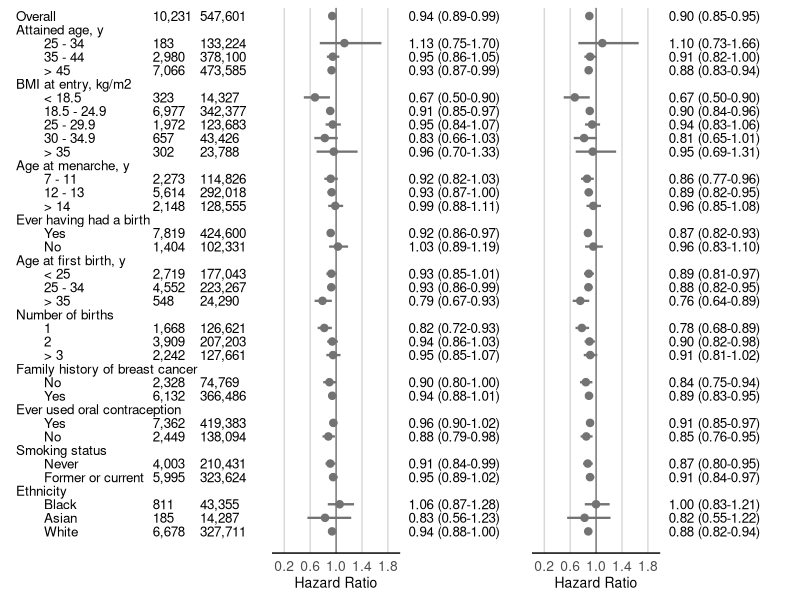

The R script that drew this image:


library(ggplot2)
library(gridExtra)
library(gtable)
library(grid)
library(cowplot)



############################################################################
# Gather data from stata output files:
############################################################################
# Pooled_results.txt, Interaction_results.txt, Interaction_results_N.txt, 
# Interaction_results_age.txt
############################################################################


overall.df <- read.table("Pooled_results.txt", header= TRUE)

overall.df$Variable <- 0
overall.df$Variable <- "overall"
overall.df$Strata <- 0
overall.df$Strata <- 1
overall.df2 <- overall.df[,c(9,10,1,2,3,4,6,7)]


strata.df <- read.table("Interaction_results.txt", header= TRUE)
cases.df <- read.table("Interaction_results_N.txt", header= TRUE)

strata.df$Cases <- 0
strata.df$Cases <- cases.df$Cases
strata.df$Participants <- 0
strata.df$Participants <- cases.df$Participants
strata.df2 <- strata.df[,c(1,2,3,4,5,6,8,9)]

age.df <- read.table("Interaction_results_age.txt", header= TRUE)
age.df$Variable <- 0
age.df$Variable <- "attained_age_cat"
age.df <- age.df[-1,]
age.df$Strata <- 1:3
age.df2 <- age.df[,c(10,1:5, 7:8)]

base.df <- data.frame("Variable"= rep(c("overall","attained_age_cat","bmi_r_initial_cat", "mena_cat", 
"ever_birth_cat", "age_fb_cat", "parity_cat_qc", "fam_bc_r",  "oc_ever_cat","smoke_ever_r_impute", "ethnic_cat"),1))
base.df$Strata <- 0
base.df$Strata <- max(strata.df$Strata)+1
base.df$Cases <- 0
base.df$Participants <- 0
base.df$log.HR <- 0
base.df$se.log.HR <- 0
base.df$log.HR.bmi <- 0
base.df$se.log.HR.bmi <- 0
base.df2 <- base.df[,c(1,2,3,4,5,6,7,8)]

# combine results into single data frame

results.df <- rbind(overall.df2, age.df2, strata.df2, base.df2)


##############################################################################
# Create Hazard ratio variables and 95% C.I., with and without BMI adjustment.
##############################################################################


results.df$HR <- 0
results.df$HR.low <- 0
results.df$HR.high <- 0
results.df$HR.bmi <- 0
results.df$HR.low.bmi <- 0
results.df$HR.high.bmi  <- 0

results.df$HR <- exp(0.8*results.df$log.HR)
results.df$HR.low <- exp(0.8*(results.df$log.HR-1.96*results.df$se.log.HR))
results.df$HR.high <- exp(0.8*(results.df$log.HR+1.96*results.df$se.log.HR))

results.df$HR.bmi <- exp(0.8*results.df$log.HR.bmi)
results.df$HR.low.bmi <- exp(0.8*(results.df$log.HR.bmi-1.96*results.df$se.log.HR.bmi))
results.df$HR.high.bmi <- exp(0.8*(results.df$log.HR.bmi+1.96*results.df$se.log.HR.bmi))

names(results.df)
#results.df <- rbind(results.df, base.df)
#results.df <- results.df[order(results.df$Strata),]

summary(as.factor(results.df$Variable))
results.df$New.Variable <- 0
results.df$New.Variable[results.df$Variable == "overall"] <- 1
results.df$New.Variable[results.df$Variable == "attained_age_cat"] <- 2
results.df$New.Variable[results.df$Variable == "bmi_r_initial_cat"] <- 3
results.df$New.Variable[results.df$Variable == "mena_cat"] <- 4
results.df$New.Variable[results.df$Variable == "ever_birth_cat"] <- 5
results.df$New.Variable[results.df$Variable == "age_fb_cat"] <- 6
results.df$New.Variable[results.df$Variable == "parity_cat_qc"] <- 7
results.df$New.Variable[results.df$Variable == "fam_bc_r"] <- 8
results.df$New.Variable[results.df$Variable == "oc_ever_cat"] <- 9
results.df$New.Variable[results.df$Variable == "smoke_ever_r_impute"] <- 10
results.df$New.Variable[results.df$Variable == "ethnic_cat"] <- 11
summary(as.factor(results.df$New.Variable))


############################################################################
# Round Hazard ratios to 2 decimal places, combine C.I. into character string.
############################################################################



results.df$HR.round <- 0
results.df$HR.low.round <- 0
results.df$HR.high.round <- 0
results.df$HR.bmi.round <- 0
results.df$HR.low.bmi.round <- 0
results.df$HR.high.bmi.round <- 0


results.df$HR.round <- format(round(results.df$HR,2), nsmall = 2 )
results.df$HR.low.round <- format(round(results.df$HR.low,2), nsmall = 2 )
results.df$HR.high.round <- format(round(results.df$HR.high,2), nsmall = 2, trim = TRUE )
results.df$HR.bmi.round <- format(round(results.df$HR.bmi,2), nsmall = 2 )
results.df$HR.low.bmi.round <- format(round(results.df$HR.low.bmi,2), nsmall = 2 )
results.df$HR.high.bmi.round <- format(round(results.df$HR.high.bmi,2), nsmall = 2)

results.df$HR[results.df$Strata == max(results.df$Strata)] <- NA  
results.df$HR.low[results.df$Strata == max(results.df$Strata)] <- NA 
results.df$HR.high[results.df$Strata == max(results.df$Strata)] <- NA 

results.df$HR.bmi[results.df$Strata == max(results.df$Strata)] <- NA  
results.df$HR.low.bmi[results.df$Strata == max(results.df$Strata)] <- NA 
results.df$HR.high.bmi[results.df$Strata == max(results.df$Strata)] <- NA 

results.df$HR.string <- 0
results.df$HR.bmi.string <- 0
results.df$HR.string <- paste0(as.character(results.df$HR.round), " (", as.character(results.df$HR.low.round),
"-", as.character(results.df$HR.high.round), ")" )
results.df$HR.string <- paste0(as.character(results.df$HR.round), " (", as.character(results.df$HR.low.round),
"-", as.character(results.df$HR.high.round), ")" )
results.df$HR.bmi.string <- paste0(as.character(results.df$HR.bmi.round), " (", as.character(results.df$HR.low.bmi.round),
"-", as.character(results.df$HR.high.bmi.round), ")" )
results.df$HR.string[is.na(results.df$HR)] <- ""
results.df$HR.bmi.string[is.na(results.df$HR)] <- ""

results.df$N.string <- 0
results.df$N.string <-prettyNum(results.df$Cases ,big.mark=",",scientific=FALSE)
results.df$N.string[is.na(results.df$HR)] <- ""
results.df$N.string2 <- 0
results.df$N.string2 <-prettyNum(results.df$Participants ,big.mark=",",scientific=FALSE)
results.df$N.string2[is.na(results.df$HR)] <- ""


results.df$HR.low <- pmax(results.df$HR.low, 0.3) 
results.df$HR.high <- pmin(results.df$HR.high, 1.7) 
results.df$HR.low.bmi <- pmax(results.df$HR.low.bmi, 0.3) 
results.df$HR.high.bmi <- pmin(results.df$HR.high.bmi, 1.7) 

results.df <- results.df[order(results.df$Strata),]
results.df <- results.df[order(results.df$New.Variable),]



###################################################################
# Prepare data for text that accompanies forest plot.
###################################################################
# forest_plot1_strata_content.csv
###################################################################


content.df <- read.csv("forest_plot1_strata_content.csv")
content.df$Content <- as.character(content.df$Content)
M <- max(results.df$Strata)
space.logic <- results.df$Strata != M & results.df$Variable != "overall"
new.vec <- paste0("       ",as.character(content.df$Content[space.logic]))
length(content.df$Content[space.logic])
length(new.vec)
I.vec <- 1:length(content.df$Content)
I.vec <- I.vec[space.logic]
for( i in I.vec){
content.df$Content[i] <- paste0("       ",as.character(content.df$Content[i]))
}

content.vec <- c(as.character(content.df$Content), results.df$N.string, results.df$N.string2)
content.vec[40] <- ""


##################################################################
# Prepare data frames for each part of forest plot:
# table1.df, forest1.df, forest2.df, table2.df, table3.df
##################################################################

N <- length(results.df$HR)

table1.df <- data.frame("group" = rep(0,3*N), "position" = rep(0,3*N), "content" = rep(0,3*N))
group.vec <- c( paste0("X","0",1:9),paste0("X",10:length(results.df$HR)))
table1.df$group <- rep(group.vec, 3)
table1.df$group <- factor(table1.df$group , levels = rev(group.vec))
table1.df$position <- rep(c(1,30,40), each= N)
table1.df$content <- content.vec 

forest1.df <- data.frame("group" = rep(0,N), "HR" =rep(0,N), "HR.low"= rep(0,N), "HR.high"= rep(0,N) )
forest1.df$group <- group.vec
forest1.df$group <- factor(forest1.df$group , levels = rev(group.vec))
forest1.df$HR <- 0
forest1.df$HR <- results.df$HR
forest1.df$HR.low <- results.df$HR.low
forest1.df$HR.high <- results.df$HR.high
forest1.df$shape.code <- 0
forest1.df$shape.code <- as.factor(forest1.df$shape.code)
forest1.df$size.code <- 0
forest1.df$size.code <- as.factor(forest1.df$size.code)

forest2.df <- data.frame("group" = rep(0,N), "HR" =rep(0,N), "HR.low"= rep(0,N), "HR.high"= rep(0,N) )
forest2.df$group <- group.vec
forest2.df$group <- factor(forest2.df$group , levels = rev(group.vec))
forest2.df$HR <- 0
forest2.df$HR <- results.df$HR.bmi
forest2.df$HR.low <- results.df$HR.low.bmi
forest2.df$HR.high <- results.df$HR.high.bmi
forest2.df$shape.code <- 0
forest2.df$shape.code <- as.factor(forest2.df$shape.code)
forest2.df$size.code <- 0
forest2.df$size.code <- as.factor(forest2.df$size.code)


table2.df <- data.frame("group" = rep(0,N), "position" = rep(0,N),"content"= rep(0,N) )
table2.df$group <- group.vec
table2.df$group <- factor(table2.df$group , levels = rev(group.vec))
table2.df$position <- 0
table2.df$position <- 1
table2.df$content <- 0
table2.df$content <- results.df$HR.string

table3.df <- data.frame("group" = rep(0,N), "position" = rep(0,N),"content"= rep(0,N) )
table3.df$group <- group.vec
table3.df$group <- factor(table3.df$group  , levels = rev(group.vec))
table3.df$position <- 0
table3.df$position <- 1
table3.df$content <- 0
table3.df$content <- results.df$HR.bmi.string


#####################################################################
# Set parameters that define proportions and margins for the plots
#####################################################################

text.size <- 3.4
table1.width <- 48
table2.start <- 0
table2.width <- 100

table2.df$position <- table2.start
table3.df$position <- table2.start

margin.zero <- c(0,0,0,0)
margin.vec <- c(0.2, 0, 0.2, 0)


######################################################
######################################################
# Create individual plots to later combine.
#####################################################
######################################################

######################################################
# Table1 plot
######################################################


table1.plot <- ggplot(data = table1.df, aes(x = group, y = position, label = content))+
theme_classic() +
theme(  panel.grid.major = element_blank(), 
          legend.position = "none",
          panel.grid.major.x = element_blank(), 
          panel.grid.minor.x = element_blank(), 
          panel.grid.major.y = element_blank(), 
          panel.grid.minor.y = element_blank(), 
          panel.border = element_blank(), 
          axis.text.x = element_text(colour="white"),
          axis.text.y = element_blank(), 
          axis.ticks = element_line(colour="white"),
	   line = element_blank(),
	   plot.margin = unit(margin.vec, "cm"))+
 	   geom_text(size = text.size, hjust=0, vjust=0.5) +
          labs(x="", y = NULL)+ylim(c(0,table1.width ))+
	   scale_x_discrete(position = "top") +
coord_flip()


######################################################
# 	Forest1 plot
######################################################


forest1.plot <- ggplot(data = forest1.df, aes(x = group, y = HR, ymin = HR.low, ymax = HR.high, size = size.code, shape = shape.code))+
theme_classic() +
theme(strip.text = element_text(size = 9)  ,
        axis.line.y = element_blank(),
	 axis.title.y = element_blank(),
        axis.text.y = element_blank(),
        axis.title.x = element_text(size = 10),
        axis.text.x=  element_text(size = 10),
	 axis.ticks = element_blank(),
	 legend.position = "none",
	 plot.margin = unit(margin.vec, "cm")) +
geom_hline(yintercept = c(0.2, 0.6, 1.0, 1.4, 1.8),
	 linetype = "solid",
	 col = c("gray85", "gray85","gray45", "gray85","gray85"),size = 0.5)+
geom_linerange(size = 0.8, col = "gray45")+
geom_point(stroke = 2, col = "gray45")+
scale_shape_manual(values = c(19))+
scale_size_manual(values = c(0.25))+
scale_x_discrete(name= NULL, position = "top") +
scale_y_continuous(name = "Hazard Ratio", breaks =  c(0.2, 0.6, 1.0, 1.4, 1.8), limits = c(0.1, 1.9))+
coord_flip()


######################################################
# 	Forest2 plot
######################################################


forest2.plot <- ggplot(data = forest2.df, aes(x = group, y = HR, ymin = HR.low, ymax = HR.high, size = size.code, shape = shape.code))+
theme_classic() +
theme(strip.text = element_text(size = 9)  ,
        axis.line.y = element_blank(),
	 axis.title.y = element_blank(),
        axis.text.y = element_blank(),
        axis.title.x = element_text(size = 10),
        axis.text.x=  element_text(size = 10),
	 axis.ticks = element_blank(),
	 legend.position = "none",
	 plot.margin = unit(margin.vec, "cm")) +
geom_hline(yintercept = c(0.2, 0.6, 1.0, 1.4, 1.8),
	 linetype = "solid",
	 col = c("gray85", "gray85","gray45", "gray85","gray85"),size = 0.5)+
geom_linerange(size = 0.8, col = "gray45")+
geom_point(stroke = 2, col = "gray45")+
scale_shape_manual(values = c(19))+
scale_size_manual(values = c(0.25))+
scale_x_discrete(name= NULL, position = "top") +
scale_y_continuous(name = "Hazard Ratio", breaks =  c(0.2, 0.6, 1.0, 1.4, 1.8), limits = c(0.1, 1.9))+
coord_flip()


######################################################
# Table2 plot
######################################################


table2.plot <- ggplot(data = table2.df, aes(x = group, y = position, label = content))+
theme_void() +
theme(panel.grid.major = element_blank(), 
          legend.position = "none",
          panel.grid.major.x = element_blank(), 
          panel.grid.minor.x = element_blank(), 
          panel.grid.major.y = element_blank(), 
          panel.grid.minor.y = element_blank(), 
          panel.border = element_blank(), 
	   axis.line.x  = element_blank(), 
          axis.text.y = element_text(colour="white"),
          axis.text.x = element_blank(), 
          axis.ticks = element_line(colour="white"),
	   line = element_blank(),
	   plot.margin = unit(margin.vec , "cm"))+
	   geom_text(size = text.size, hjust=0, vjust=0.5)+
          labs(x=NULL,y="")+ylim(c(0,200))+
	   scale_x_discrete(position = "top") +
coord_flip()


######################################################
# Table3 plot
######################################################


table3.plot <- ggplot(data = table3.df, aes(x = group, y = position, label = content))+
theme_classic() +
theme(panel.grid.major = element_blank(), 
          legend.position = "none",
          panel.grid.major.x = element_blank(), 
          panel.grid.minor.x = element_blank(), 
          panel.grid.major.y = element_blank(), 
          panel.grid.minor.y = element_blank(), 
          panel.border = element_blank(), 
	   axis.line.x  = element_blank(), 
          axis.text.y = element_text(colour="white"),
          axis.text.x = element_blank(), 
          axis.ticks = element_line(colour="white"),
	   line = element_blank(),
	   plot.margin = unit(margin.vec , "cm"))+
	   geom_text(size = text.size, hjust=0, vjust=0.5)+
          labs(x=NULL,y="")+ylim(c(0,200))+
	   scale_x_discrete(position = "top") +
coord_flip()



#################################################################
# Combine plots using Cowplot, and create pdf of forest plot
##################################################################



# define relative width proportions of each contributing figure.

a <- 0.34
b1 <- 0.16
b2 <- 0.17
c <- (1-a-b1-b2)/2

# create pdf

pdf(file = "Forest_plot.pdf", width = 10, height =8.5)
plot_grid(table1.plot , forest1.plot, table2.plot, forest2.plot, table3.plot, align = "h", ncol = 5, rel_widths=c(a,c,b1,c,b2))
dev.off()





